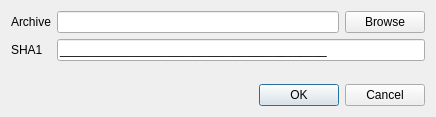
<?xml version="1.0" encoding="UTF-8"?>
<ui version="4.0">
 <class>ArchiveSelectionDialog</class>
 <widget class="QDialog" name="ArchiveSelectionDialog">
  <property name="geometry">
   <rect>
    <x>0</x>
    <y>0</y>
    <width>436</width>
    <height>117</height>
   </rect>
  </property>
  <property name="windowTitle">
   <string>Select Archive</string>
  </property>
  <layout class="QFormLayout" name="formLayout">
   <item row="0" column="0">
    <widget class="QLabel" name="lbl_archive">
     <property name="text">
      <string>Archive</string>
     </property>
    </widget>
   </item>
   <item row="0" column="1">
    <layout class="QHBoxLayout" name="horizontalLayout">
     <item>
      <widget class="QLineEdit" name="le_archive">
       <property name="toolTip">
        <string>Local or nonlocal archive file</string>
       </property>
       <property name="statusTip">
        <string>Local or nonlocal archive file</string>
       </property>
      </widget>
     </item>
     <item>
      <widget class="QPushButton" name="pb_browse">
       <property name="text">
        <string>Browse</string>
       </property>
      </widget>
     </item>
    </layout>
   </item>
   <item row="1" column="0">
    <widget class="QLabel" name="lbl_sha1">
     <property name="text">
      <string>SHA1</string>
     </property>
    </widget>
   </item>
   <item row="1" column="1">
    <widget class="QLineEdit" name="le_sha1">
     <property name="toolTip">
      <string>sha1sum value</string>
     </property>
     <property name="inputMask">
      <string>HHHHHHHHHHHHHHHHHHHHHHHHHHHHHHHHHHHHHHHH;_</string>
     </property>
    </widget>
   </item>
   <item row="2" column="1">
    <spacer name="verticalSpacer">
     <property name="orientation">
      <enum>Qt::Vertical</enum>
     </property>
     <property name="sizeHint" stdset="0">
      <size>
       <width>20</width>
       <height>0</height>
      </size>
     </property>
    </spacer>
   </item>
   <item row="3" column="0" colspan="2">
    <widget class="QDialogButtonBox" name="buttonBox">
     <property name="orientation">
      <enum>Qt::Horizontal</enum>
     </property>
     <property name="standardButtons">
      <set>QDialogButtonBox::Cancel|QDialogButtonBox::Ok</set>
     </property>
    </widget>
   </item>
  </layout>
 </widget>
 <tabstops>
  <tabstop>le_archive</tabstop>
  <tabstop>pb_browse</tabstop>
  <tabstop>le_sha1</tabstop>
  <tabstop>buttonBox</tabstop>
 </tabstops>
 <resources/>
 <connections>
  <connection>
   <sender>buttonBox</sender>
   <signal>rejected()</signal>
   <receiver>ArchiveSelectionDialog</receiver>
   <slot>reject()</slot>
   <hints>
    <hint type="sourcelabel">
     <x>316</x>
     <y>260</y>
    </hint>
    <hint type="destinationlabel">
     <x>286</x>
     <y>274</y>
    </hint>
   </hints>
  </connection>
 </connections>
</ui>
